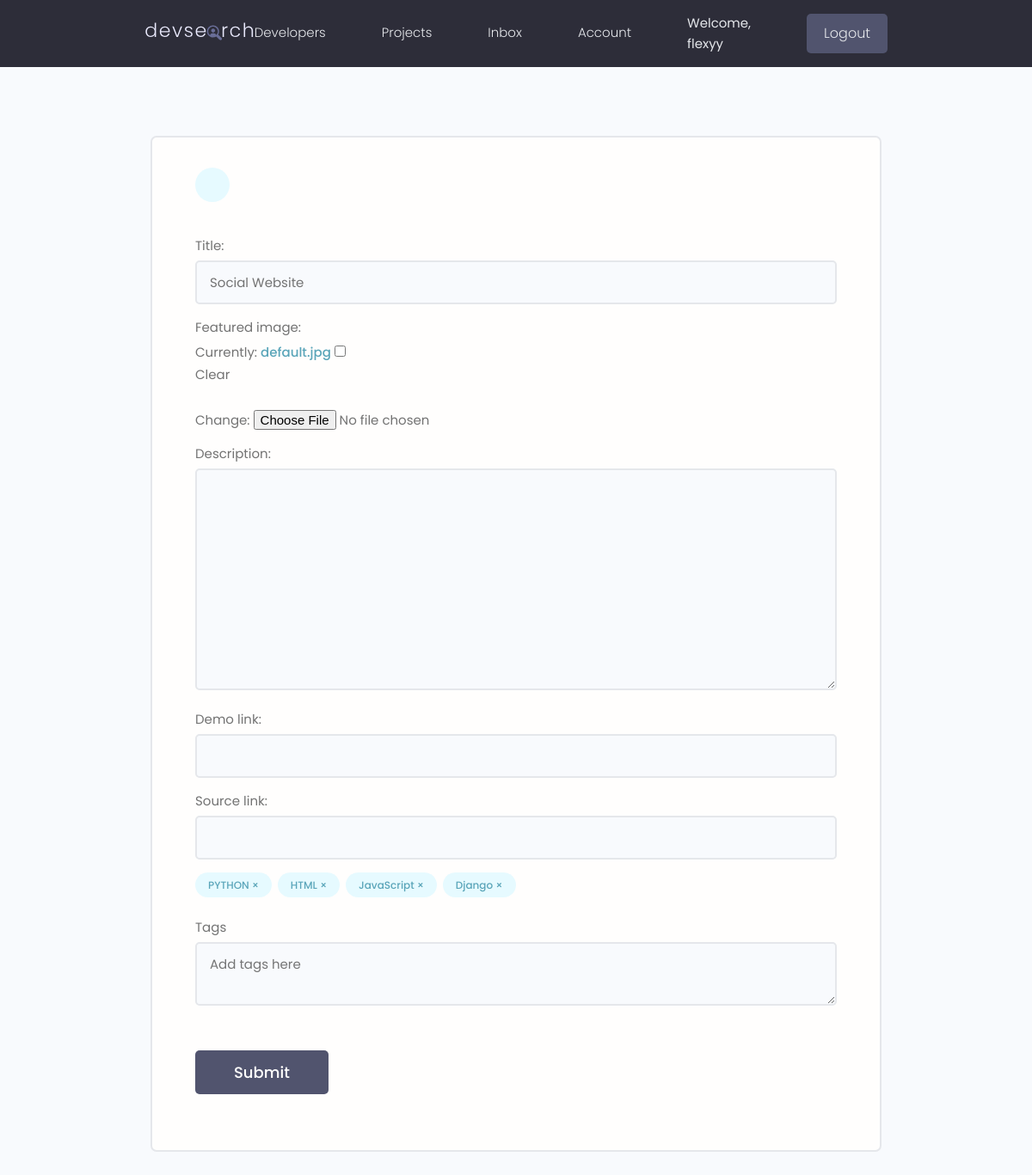
The page /projects/update-project/91f68657-b0e5-4980-a29e-ab8d830bfc59/ (signed in) on the database its author committed.
### projects/models.py (models this page shows, shortened)
class Project(models.Model):
    owner = models.ForeignKey(Profile, null=True, blank=True, on_delete=models.CASCADE)
    title = models.CharField(max_length=255)
    description = models.TextField(null=True, blank=True)
    featured_image = models.ImageField(null=True, blank=True, default="default.jpg")
    demo_link = models.CharField(max_length=2000, null=True, blank=True)
    source_link = models.CharField(max_length=2000, null=True, blank=True)
    tags = models.ManyToManyField('Tag', blank=True)
    vote_total = models.IntegerField(default=0, null=True, blank=True)
    vote_ratio = models.IntegerField(default=0, null=True, blank=True)
    created_at = models.DateTimeField(auto_now_add=True)
    id = models.UUIDField(default=uuid.uuid4, unique=True, primary_key=True, editable=False)
    class Meta:
        ordering = ['-vote_ratio', '-vote_total', 'title']

class Tag(models.Model):
    name = models.CharField(max_length=200)
    created_at = models.DateTimeField(auto_now_add=True)
    id = models.UUIDField(default=uuid.uuid4, unique=True, primary_key=True, editable=False)

### projects/views.py (the view, shortened to what this page needs)
# urls.py: path('update-project/<str:pk>/', views.updateProject, name="update-project"),
@login_required(login_url="login")
def updateProject(request, pk):
    profile = request.user.profile
    project = profile.project_set.get(id=pk)
    form = ProjectForm(instance=project)
    context = {"form":form, 'project':project}
    return render(request, "projects/project_form.html", context)

### projects/forms.py
class ProjectForm(ModelForm):
    class Meta:
        model = Project
        fields =['title', 'featured_image', 'description', 'demo_link', 'source_link']
    def __init__(self, *args, **kwargs):
        super(ProjectForm, self).__init__(*args, **kwargs)
        for name, field in self.fields.items():
            field.widget.attrs.update({
                'class' : 'input'
            })
        self.fields['title'].widget.attrs.update({ 'placeholder':'Add Title'})

### projects/templates/projects/project_form.html (shortened to what this page needs)
{% extends 'main.html' %}
{% block content %}
 <main class="formPage my-xl">
    <div class="content-box">
        <div class="formWrapper">
            <a class="backButton" href="{% url 'account' %}"></a>
            <br>
            <form class="form" method="POST" enctype="multipart/form-data">
                {% for field in form %}
                <div class="form__field">
                    <label for="formInput#text">{{field.label}}: </label>
                    {{field}}
                </div>
              {%endfor%}
              <div class="form__field">
                {% for tag in project.tags.all %}
                <div class="project-tag tag tag--pill tag--main" data-tag="{{tag.id}}" data-project="{{project.id}}">{{tag.name}} &#215;</div>
                {%endfor%}
              </div>
              <div class="form__field">
                <label for="formInput#text">Tags</label>
                <textarea class="input" name="newtags" placeholder="Add tags here"></textarea>
              </div>
                <input class="btn btn--sub btn--lg  my-md" type="submit" value="Submit" />
            </form>
        </div>
    </div>
</main>
{% endblock content %}

### templates/navbar.html (shortened to what this page needs)
{% load static %}
<header class="header">
    <div class="container container--narrow">
      <a href="{% url 'profiles' %}" class="header__logo">
        <img src="{% static 'images/logo.svg' %}" alt="DevSearch Logo" />
      </a>
      <nav class="header__nav">
        <ul class="header__menu">
          <li class="header__menuItem"><a href="{% url 'profiles' %}">Developers</a></li>
          <li class="header__menuItem"><a href="{% url 'projects' %}">Projects</a></li>
          {% if request.user.is_authenticated %}
          <li class="header__menuItem"><a href="{% url 'inbox' %}">Inbox</a></li>
          <li class="header__menuItem"><a href="{% url 'account' %}">Account</a></li>
          <li class="header__menuItem" style="color: #e5e7eb;">Welcome, {{request.user.username}} </a></li>
          <li class="header__menuItem"><a href="{% url 'logout' %}" class="btn btn--sub">Logout</a></li>
          {% else %}
          <li class="header__menuItem"><a href="{% url 'login' %}" class="btn btn--sub">Login/Sign Up</a></li>
          {% endif %}
        </ul>
      </nav>
    </div>
  </header>

### static/styles/app.css (style rules this page uses)
:root { --color-sub: #2d2d39; }
.btn--sub { background-color: var(--color-sub-light); }
img { width: 100%; }
.content-box { width: 95%; max-width: 85rem; margin: 0 auto; }
.header { position: sticky; z-index: 111; background-color: var(--color-sub); padding: 1.5rem 0; }
.header > .container { display: flex; justify-content: space-between; align-items: center; }
.header__logo > img { height: 3.8rem; }
.header__nav > ul { display: inline-flex; align-items: center; list-style: none; gap: 6.5rem; }
.header__menuItem > a { color: var(--color-light); font-weight: 300; }
.backButton { background: var(--color-main-light); color: var(--color-main); width: 4rem; height: 4rem; display: flex; align-items: center; justify-content: center; border-radius: 50%; }
.formPage .formWrapper { list-style: none; background: var(--color-white); padding: 3.5rem 5rem; border: 2px solid var(--color-light); border-radius: 0.7rem; }

### static/uikit/styles/modules/_variables.css (style rules this page uses)
:root { --color-main: #5aa5b9; --color-main-light: #e6faff; --color-sub: #3f4156; --color-sub-light: #51546e; --color-sub-lighter: #ededfd; --color-text: #737373; --color-gray: #8b8b8b; --color-light: #e5e7eb; --color-light-gray: #767676; --color-bg: #f8fafd; --color-white: #fffefd; --color-white-light: #f3f3f3; --color-success: #359e64; --color-success-bg: #def8e8; --color-error: #fc4b0b; --color-error-bg: #fff2ee; --font-base: 'Poppins', arial, helvetica, 'Segoe UI', roboto, ubuntu, sans-serif; --font-monospace: 'Fira Code', 'Courier New', courier, monospace; --font-regular: 300; --font-medium: 500; --font-bold: 700; --generic-shadow: 1px 1px 5px #00000010; --generic-transition: all 0.3s ease-in-out; }

### static/uikit/styles/modules/_base.css (style rules this page uses)
* { margin: 0; padding: 0; box-sizing: border-box; text-rendering: optimizeLegibility; color: inherit; font-size: inherit; }
html { font-size: 50%; }
@media only screen and (min-width: 480px) { html { font-size: 56.25%; } }
@media only screen and (min-width: 1200px) { html { font-size: 62.5%; } }
body { line-height: 1.6; font-weight: 400; font-size: 1.5rem; color: var(--color-text); background-color: var(--color-bg); min-height: 100vh; }

### static/uikit/styles/modules/_typography.css (style rules this page uses)
* { font-family: var(--font-base); }
a { padding-bottom: 2px; text-decoration: none; display: inline-block; color: var(--color-main); font-weight: var(--font-medium); }

### static/uikit/styles/modules/_utilities.css (style rules this page uses)
.container { width: 92%; max-width: 165rem; margin: 0 auto; box-sizing: border-box; }
.container--narrow { width: 92%; max-width: 120rem; }
@media screen and (min-width: 1000px) { .container { width: 90%; } }
@media screen and (min-width: 1000px) { .container--narrow { width: 85%; } }
@media screen and (min-width: 1200px) { .container { width: 80%; } }
@media screen and (min-width: 1200px) { .container--narrow { width: 72%; } }
.my-md { margin: 3rem auto; }
.my-xl { margin: 8rem auto; }

### static/uikit/styles/modules/_button.css (style rules this page uses)
.btn { display: inline-block; position: relative; cursor: pointer; background-color: var(--color-light); font-weight: var(--font-medium); color: var(--color-sub); text-decoration: none; padding: 1rem 2rem; border-radius: 0.5rem; border: none; width: -webkit-fit-content; width: -moz-fit-content; width: fit-content; height: -webkit-fit-content; height: -moz-fit-content; height: fit-content; font-size: 1.6rem; outline-width: 0; outline-color: transparent; -webkit-backface-visibility: hidden; backface-visibility: hidden; transition: all 0.3s ease-in-out; }
.btn--sub { background-color: var(--color-sub); color: var(--color-white); }
.btn--lg { font-size: 1.8rem; padding: 1.2rem 4.5rem; }

### static/uikit/styles/modules/_form.css (style rules this page uses)
.form { display: block; }
.form__field { margin-top: 1.5rem; margin-bottom: 1.5rem; }
.form__label, .form__field > label { display: block; margin-bottom: 0.5rem; color: var(--color-text); }
input.input[type='text'], input.input[type='email'], input.input[type='password'], input.input[type='number'], textarea.input { min-width: 24rem; width: 100%; padding: 1.2rem 1.5rem; border-radius: 0.5rem; border: 2px solid var(--color-light); transition: all 0.3s ease-in-out; background-color: var(--color-bg); }

### static/uikit/styles/modules/_tag.css (style rules this page uses)
.tag { display: inline-flex; align-items: center; background-color: var(--color-sub); height: -webkit-fit-content; height: -moz-fit-content; height: fit-content; width: -webkit-fit-content; width: -moz-fit-content; width: fit-content; border-radius: 0.5rem; padding: 0.5rem 1.5rem; font-size: 1.2rem; cursor: pointer; }
.tag:not(:last-child) { margin-right: 0.25rem; margin-bottom: 0.75rem; }
.tag--pill { border-radius: 5rem; }
.tag--main, .tag--main > small { background: var(--color-main-light); color: var(--color-main); font-weight: 500; }

### rows shown on the page
Project: form "Social Website"
Tag: name "PYTHON"
Tag: name "HTML"
Tag: name "JavaScript"
Tag: name "Django"

### other values the page prints
{{ request.user.username }} "flexyy"
{{ field.label }} "Title" "Featured image" "Description" "Demo link" "Source link"
